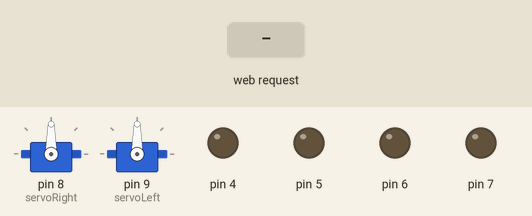
This sketch was run on a simulated Arduino Uno, built with avr-gcc and run on an emulated ATmega328P. On the bench: 2 × servo, output pins drawn as LEDs (lit = HIGH). The test bench sets the inputs (shaded band). WiFi joins after 1.5 s; servers stay silent unless stated; what the sketch prints to the serial monitor is not drawn.

Above: at 1.2 s.
1.3 s: HTTP request GET /b1 received
At 3.7 s:
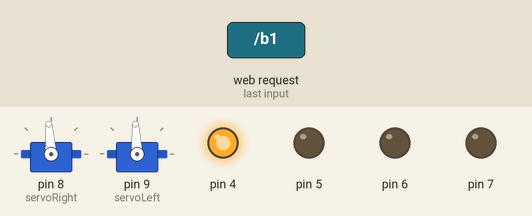
4.0 s: HTTP request GET /b2 received
At 5.0 s:
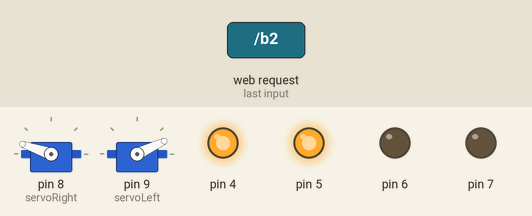
7.0 s: HTTP request GET /b3 received
At 8.0 s:
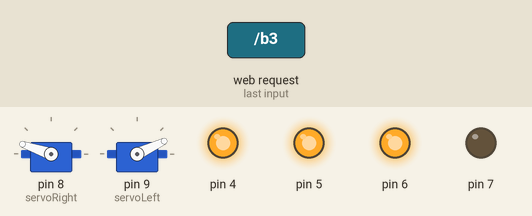
10.0 s: HTTP request GET /b4 received
At 11.2 s:
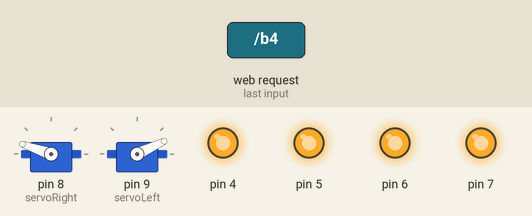
13.0 s: HTTP request GET /b1 received
At 16.4 s:
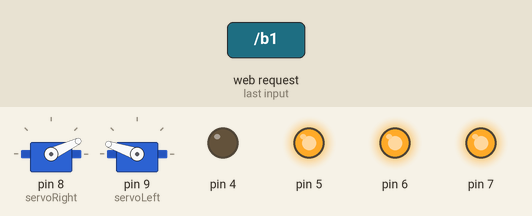
19.0 s: HTTP request GET /b2 received
At 22.7 s:
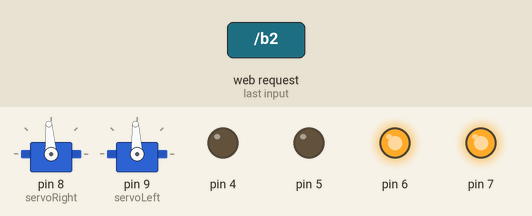
Timing chart, 0 to 23.0 s (numbered marks = the images above; inputs shaded):
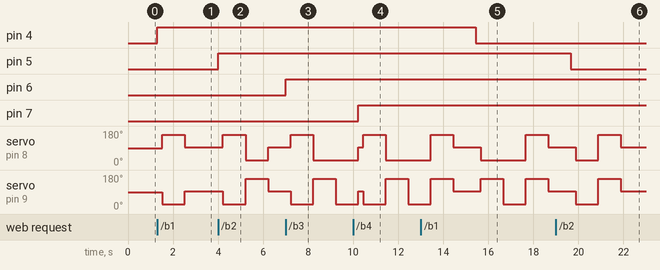

Measured:
- after the input at 1.3 s, pin 4: LOW → HIGH at once; servo on pin 8 (servoRight): 90° → 161° after 0.22 s, → 94° 1.0 s later; servo on pin 9 (servoLeft): 90° → 25° after 0.22 s, → 93° 1.0 s later
- after the input at 4.0 s, pin 5: LOW → HIGH at once; servo on pin 8 (servoRight): 94° → 161° after 0.22 s, → 25° 1.0 s later, → 94° 1.0 s later; servo on pin 9 (servoLeft): 93° → 25° after 0.22 s, → 161° 1.0 s later, → 93° 1.0 s later
- after the input at 7.0 s, pin 6: LOW → HIGH at once; servo on pin 8 (servoRight): 94° → 161° after 0.22 s, → 25° 1.0 s later; servo on pin 9 (servoLeft): 93° → 25° after 0.22 s, → 161° 1.0 s later, → 25° 1.0 s later
- after the input at 10.0 s, pin 7: LOW → HIGH after 0.22 s
- after the input at 13.0 s, pin 4: HIGH → LOW after 2.4 s
- after the input at 19.0 s, pin 5: HIGH → LOW after 0.66 s; servo on pin 8 (servoRight): 94° → 25° after 0.88 s, → 161° 1.0 s later, → 94° 1.0 s later; servo on pin 9 (servoLeft): 93° → 25° after 0.88 s, → 161° 1.0 s later, → 93° 1.0 s later

The sketch:

ServerButtons2.ino
```cpp
#include <Ethernet.h>
#include <SPI.h>
#include <avr/pgmspace.h>
#include <Servo.h>

Servo servoRight;   // Declare right servo
Servo servoLeft;    // Declare left servo

char const string_0[] PROGMEM = "<html><body><h2>Controle de LED pela Internet</h2><font size= 4><form method=GET>";
char const string_1[] PROGMEM = "<br><input type=submit name=b1 value=ForwardMotion>";
char const string_2[] PROGMEM = "<br><input type=submit name=b2 value=BackwardMotion>";
char const string_3[] PROGMEM = "<br><input type=submit name=b3 value=RightMotion>";
char const string_4[] PROGMEM = "<br><input type=submit name=b4 value=LeftMotion>";
char const string_5[] PROGMEM = "";  //"<br>Insert your name here:";
char const string_6[] PROGMEM = "";  //"<input name=msg value=no_name MAXLENGTH=20>";
char const string_7[] PROGMEM = "</form></body></html>";
char const string_8[] PROGMEM = "Motion(ON)";
char const string_9[] PROGMEM = "Motion (OFF)";
char const string_10[] PROGMEM = "<meta http-equiv=refresh content=30 > ";   //Auto refresh

PGM_P const string_table[] PROGMEM = //Change "string_table" name to suit
{
string_0,
string_1,
string_2,
string_3,
string_4,
string_5,
string_6,
string_7,
string_8,
string_9,
string_10
};

char buffer[85];    //Make sure large enough for the largest string

byte mac[] = { 0x90, 0xA2, 0xDA, 0x00, 0x4A, 0xFD  };
IPAddress ip(192,168,0,177);
byte gateway[] = { 192, 168, 1, 1 };
byte subnet[] = { 255, 255, 255, 0 };

String inString = String(35);

EthernetServer server(80);

boolean ForwardMotion = false;
boolean BackwardMotion = false;
boolean RightMotion = false;
boolean LeftMotion = false;

String msg="";
int tam=0;
int st1=9,st2=9,st3=9,st4=9;

void setup() {
	Serial.begin(9600);
	Ethernet.begin(mac, ip,gateway,subnet);
	server.begin();
	Serial.println("Serial READY");
	Serial.println("Ethernet READY");
	Serial.println("Server READY");
	pinMode(4,OUTPUT);
	pinMode(5,OUTPUT);
	pinMode(6,OUTPUT);
	pinMode(7,OUTPUT);

	servoRight.attach(8);    // Attach right signal to pin 12
	servoLeft.attach(9);
	}

void loop() {
	EthernetClient client = server.available();

	int led=0;
	if (client) {
		// an http request ends with a blank line

		boolean current_line_is_blank = true;
		while (client.connected()) {
			if (client.available()) {
				char c = client.read();  //If end of the line, then received a newline character
							 //If the line is blank, then http request has ended
							 //and so we can send a reply
				if (inString.length() < 35) {
					inString.concat(c);
					}

				if (c == '\n' && current_line_is_blank) {
					if(inString.indexOf("b1")>0){
						if(ForwardMotion==false){
							st1=8;
							ForwardMotion=true;
							digitalWrite(4,HIGH);
							} else {
								st1=9;
								ForwardMotion=false;
								digitalWrite(4,LOW);
							}
						led=1;
						}
					if(inString.indexOf("b2")>0){
						if(BackwardMotion==false){
							st2=8;
							BackwardMotion=true;
							digitalWrite(5,HIGH);
							} else {
								st2=9;
								BackwardMotion=false;
								digitalWrite(5,LOW);
								}
						led=2;
						}
					 if(inString.indexOf("b3")>0){
						if(RightMotion==false){
							 st3=8;
							 RightMotion=true;
							 digitalWrite(6,HIGH);
							 } else {
								 st3=9;
								 RightMotion=false;
								 digitalWrite(6,LOW);
								 }
						 led=3;
						 }
					if(inString.indexOf("b4")>0){
						 if(LeftMotion==false){
							 st4=8;
							 LeftMotion=true;
							 digitalWrite(7,HIGH);
							 } else {
								 st4=9;
								 LeftMotion=false;
								 digitalWrite(7,LOW);
								 }
						 led=4;
						 }
					/* if(inString.indexOf("msg")>0){
						 char charBuf1[50];
						 char charBuf2[50];
						 strcpy(msg,(char*)inString.substring(inString.indexOf("g")+2,inString.indexOf(" H")));
						 //Serial.print("msg: ");
						 Serial.println(msg);
						 } */

					// send a standard http response header
					client.println("HTTP/1.1 200 OK");
					client.println("Content-Type: text/html");
					client.println();

					strcpy_P(buffer, (char*)pgm_read_word(&(string_table[0]))); // Necessary casts and dereferencing, just copy.
					client.println( buffer );
					for (int i = 1; i < 8; i++) {
						strcpy_P(buffer, (char*)pgm_read_word(&(string_table[i]))); // Necessary casts and dereferencing, just copy.
						client.println( buffer );
						switch(i){
							case 1: strcpy_P(buffer, (char*)pgm_read_word(&(string_table[st1]))); client.println( buffer ); break;
							case 2: strcpy_P(buffer, (char*)pgm_read_word(&(string_table[st2]))); client.println( buffer ); break;
							case 3: strcpy_P(buffer, (char*)pgm_read_word(&(string_table[st3]))); client.println( buffer ); break;
							case 4: strcpy_P(buffer, (char*)pgm_read_word(&(string_table[st4]))); client.println( buffer ); break;
							}
						delay(30);
						}

					if(digitalRead(4)==HIGH){
						client.println("<br>ForwardMotion, ON</br>");
						servoRight.writeMicroseconds(2200);        //Right wheel clockwise
						servoLeft.writeMicroseconds(800);          //Left wheel clockwise
						delay(1000);
						} else {
							client.println("<br>ForwardMotion, OFF</br>");
							servoRight.writeMicroseconds(1513);//Stay still
							servoLeft.writeMicroseconds(1500); //Stay stil
							delay(1);
							}
					if(digitalRead(5)== HIGH){
						client.println("<br>BackwardMotion, ON</br>");
						servoRight.writeMicroseconds(800);         //Right wheel clockwise
						servoLeft.writeMicroseconds(2200);         //Left wheel clockwise
						delay(1000);
						} else {
							client.println("<br>BackwardMotion, OFF</br>");
							servoRight.writeMicroseconds(1513);//Stay still
							servoLeft.writeMicroseconds(1500); //Stay still
							delay(1);
							}
					if(digitalRead(6)==HIGH){
						client.println("<br>Right, ON</br>");
						servoRight.writeMicroseconds(800);         //Right wheel clockwise
						servoLeft.writeMicroseconds(800);          //Left wheel clockwise
						delay(1000);
						} else {
							client.println("<br>Right, OFF</br>");
							servoRight.writeMicroseconds(1513);//Stay still
							servoLeft.writeMicroseconds(1500); //Stay still
							delay(1);
							}
					if(digitalRead(7)==HIGH){
						client.println("<br>Left, ON</br>");
						servoRight.writeMicroseconds(2200);        //Right wheel clockwise
						servoLeft.writeMicroseconds(2200);         //Left wheel clockwise
						delay(1000);
						servoRight.writeMicroseconds(1513);        //Stay still
						servoLeft.writeMicroseconds(1500);         //Stay still
						delay(1000);
						} else {
							client.println("<br>Left, OFF</br>");
							servoRight.writeMicroseconds(1513);//Stay still
							servoLeft.writeMicroseconds(1500); //Stay still
							delay(1);
							}
						//strcpy_P(buffer, (char*)pgm_read_word(&(string_table[10]))); client.println( buffer );
						break;
						}
					if (c == '\n') {
						// we're starting a new line
						current_line_is_blank = true;
						} else if (c != '\r') {
							// we've gotten a character on the current line
							current_line_is_blank = false;
							}
						}
				}
			// give the web browser time to receive the data
			delay(1);
			inString = "";
			client.stop();
		}
	}
```
